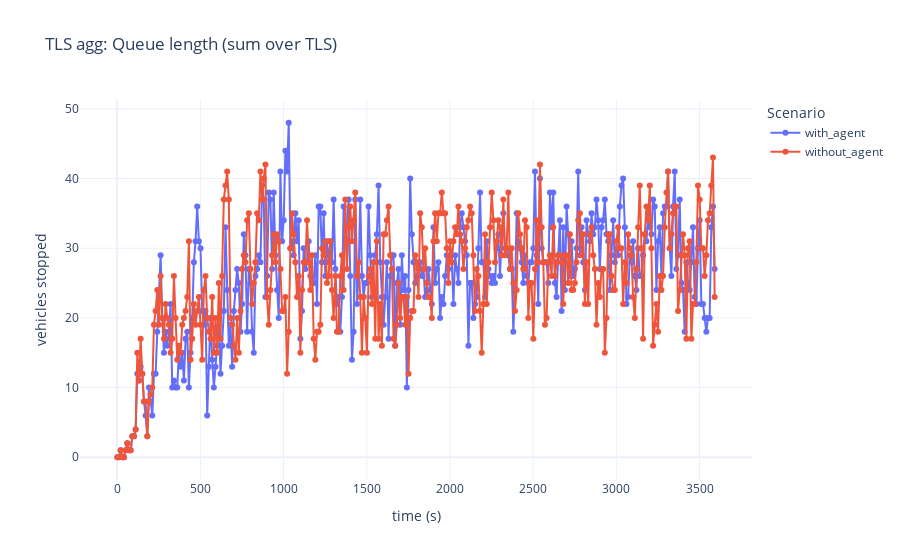
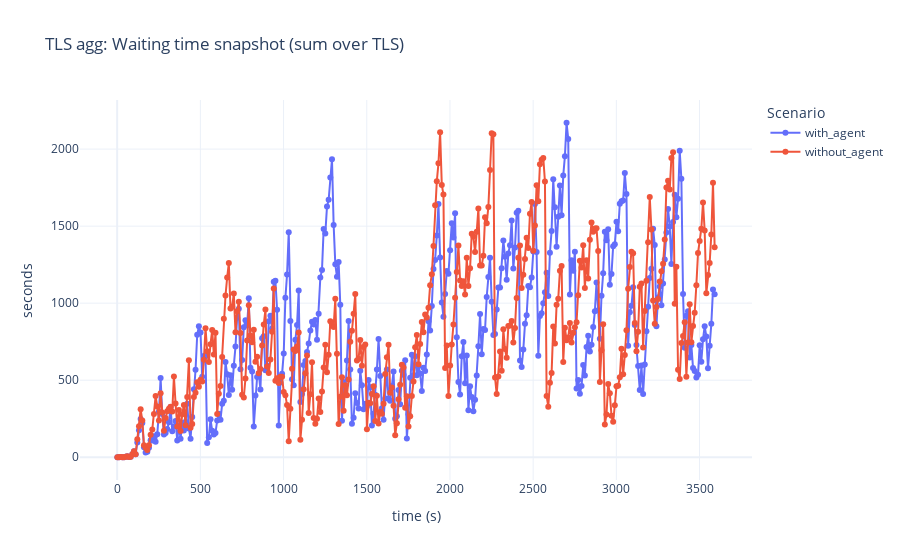
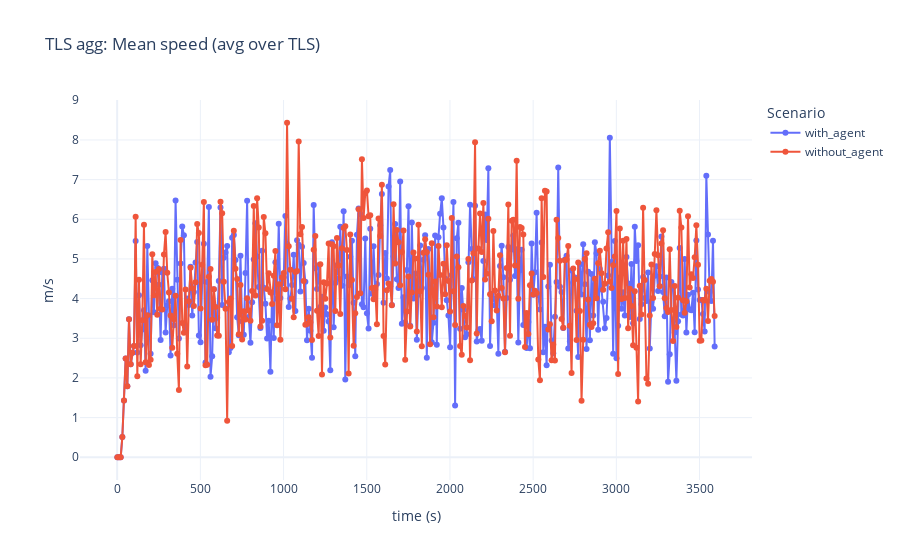

Write notebook code for charts like these, in order.
### Markdown cell above
# TLS: агрегаты по всем светофорам (сумма очередей/ожидания, средняя скорость)

### Code cell
tls_agg = (tls_c
           .groupby(["scenario", "time_rounded"], as_index=False)
           .agg({
               "tls_queue_len": "sum",
               "tls_waiting_time_snapshot": "sum",
               "tls_mean_speed": "mean"
           }))

plot_tls_agg_metric(tls_agg, "tls_queue_len", "TLS agg: Queue length (sum over TLS)", "vehicles stopped")
plot_tls_agg_metric(tls_agg, "tls_waiting_time_snapshot", "TLS agg: Waiting time snapshot (sum over TLS)", "seconds")
plot_tls_agg_metric(tls_agg, "tls_mean_speed", "TLS agg: Mean speed (avg over TLS)", "m/s")

### Figure 1 — Plotly figure (JSON) as saved in the notebook; plotly's stock layout.template omitted (floating-point values rounded to 4 significant figures; data arrays with more than 128 entries replaced by an {"elided": "..."} marker saying what was removed)
{"data": [{"hovertemplate": "scenario=with_agent<br>time_rounded=%{x}<br>tls_queue_len=%{y}<extra></extra>", "legendgroup": "with_agent", "line": {"color": "#636efa", "dash": "solid"}, "marker": {"symbol": "circle"}, "mode": "lines+markers", "name": "with_agent", "orientation": "v", "showlegend": true, "type": "scatter", "x": {"elided": "360 int values"}, "xaxis": "x", "y": {"elided": "360 int values"}, "yaxis": "y"}, {"hovertemplate": "scenario=without_agent<br>time_rounded=%{x}<br>tls_queue_len=%{y}<extra></extra>", "legendgroup": "without_agent", "line": {"color": "#EF553B", "dash": "solid"}, "marker": {"symbol": "circle"}, "mode": "lines+markers", "name": "without_agent", "orientation": "v", "showlegend": true, "type": "scatter", "x": {"elided": "360 int values"}, "xaxis": "x", "y": {"elided": "360 int values"}, "yaxis": "y"}], "layout": {"legend": {"title": {"text": "Scenario"}, "tracegroupgap": 0}, "title": {"text": "TLS agg: Queue length (sum over TLS)"}, "xaxis": {"anchor": "y", "domain": [0, 1], "title": {"text": "time (s)"}}, "yaxis": {"anchor": "x", "domain": [0, 1], "title": {"text": "vehicles stopped"}}}}

### Figure 2 — Plotly figure (JSON) as saved in the notebook; plotly's stock layout.template omitted (floating-point values rounded to 4 significant figures; data arrays with more than 128 entries replaced by an {"elided": "..."} marker saying what was removed)
{"data": [{"hovertemplate": "scenario=with_agent<br>time_rounded=%{x}<br>tls_waiting_time_snapshot=%{y}<extra></extra>", "legendgroup": "with_agent", "line": {"color": "#636efa", "dash": "solid"}, "marker": {"symbol": "circle"}, "mode": "lines+markers", "name": "with_agent", "orientation": "v", "showlegend": true, "type": "scatter", "x": {"elided": "360 int values"}, "xaxis": "x", "y": {"elided": "360 float values"}, "yaxis": "y"}, {"hovertemplate": "scenario=without_agent<br>time_rounded=%{x}<br>tls_waiting_time_snapshot=%{y}<extra></extra>", "legendgroup": "without_agent", "line": {"color": "#EF553B", "dash": "solid"}, "marker": {"symbol": "circle"}, "mode": "lines+markers", "name": "without_agent", "orientation": "v", "showlegend": true, "type": "scatter", "x": {"elided": "360 int values"}, "xaxis": "x", "y": {"elided": "360 float values"}, "yaxis": "y"}], "layout": {"legend": {"title": {"text": "Scenario"}, "tracegroupgap": 0}, "title": {"text": "TLS agg: Waiting time snapshot (sum over TLS)"}, "xaxis": {"anchor": "y", "domain": [0, 1], "title": {"text": "time (s)"}}, "yaxis": {"anchor": "x", "domain": [0, 1], "title": {"text": "seconds"}}}}

### Figure 3 — Plotly figure (JSON) as saved in the notebook; plotly's stock layout.template omitted (floating-point values rounded to 4 significant figures; data arrays with more than 128 entries replaced by an {"elided": "..."} marker saying what was removed)
{"data": [{"hovertemplate": "scenario=with_agent<br>time_rounded=%{x}<br>tls_mean_speed=%{y}<extra></extra>", "legendgroup": "with_agent", "line": {"color": "#636efa", "dash": "solid"}, "marker": {"symbol": "circle"}, "mode": "lines+markers", "name": "with_agent", "orientation": "v", "showlegend": true, "type": "scatter", "x": {"elided": "360 int values"}, "xaxis": "x", "y": {"elided": "360 float values"}, "yaxis": "y"}, {"hovertemplate": "scenario=without_agent<br>time_rounded=%{x}<br>tls_mean_speed=%{y}<extra></extra>", "legendgroup": "without_agent", "line": {"color": "#EF553B", "dash": "solid"}, "marker": {"symbol": "circle"}, "mode": "lines+markers", "name": "without_agent", "orientation": "v", "showlegend": true, "type": "scatter", "x": {"elided": "360 int values"}, "xaxis": "x", "y": {"elided": "360 float values"}, "yaxis": "y"}], "layout": {"legend": {"title": {"text": "Scenario"}, "tracegroupgap": 0}, "title": {"text": "TLS agg: Mean speed (avg over TLS)"}, "xaxis": {"anchor": "y", "domain": [0, 1], "title": {"text": "time (s)"}}, "yaxis": {"anchor": "x", "domain": [0, 1], "title": {"text": "m/s"}}}}
